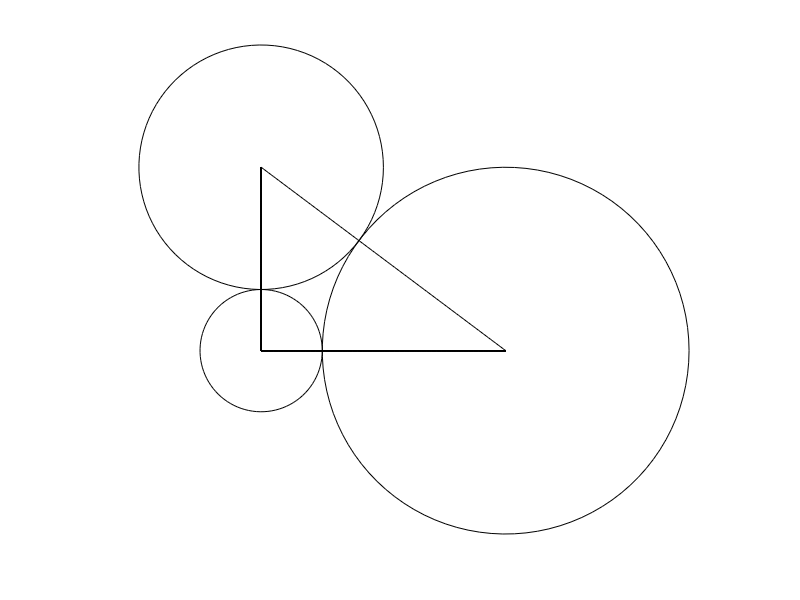
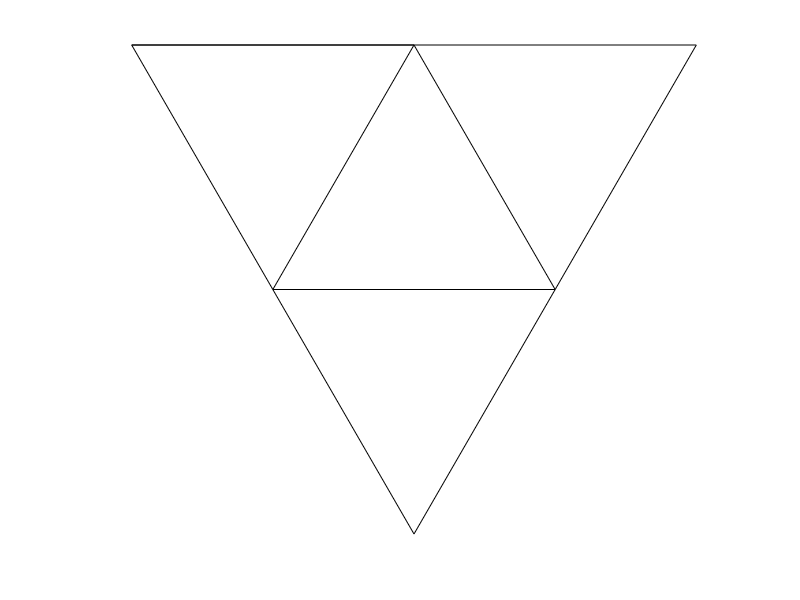
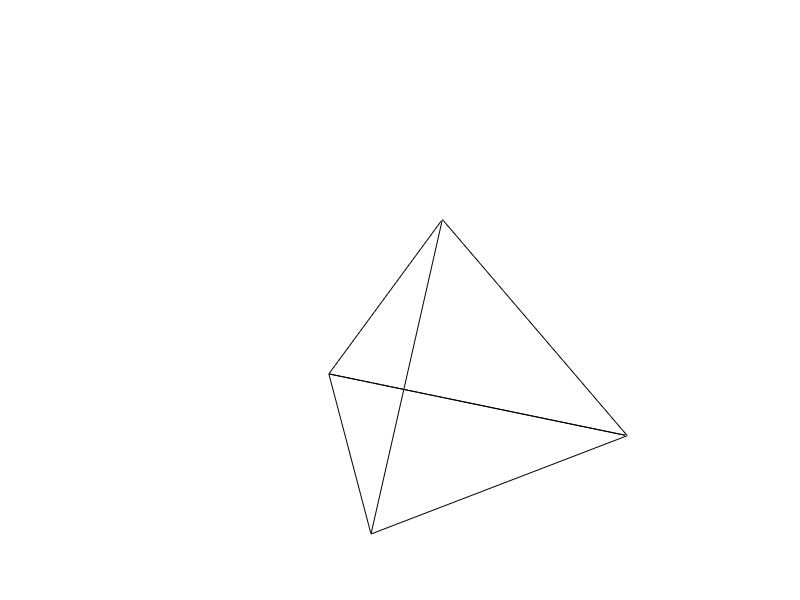
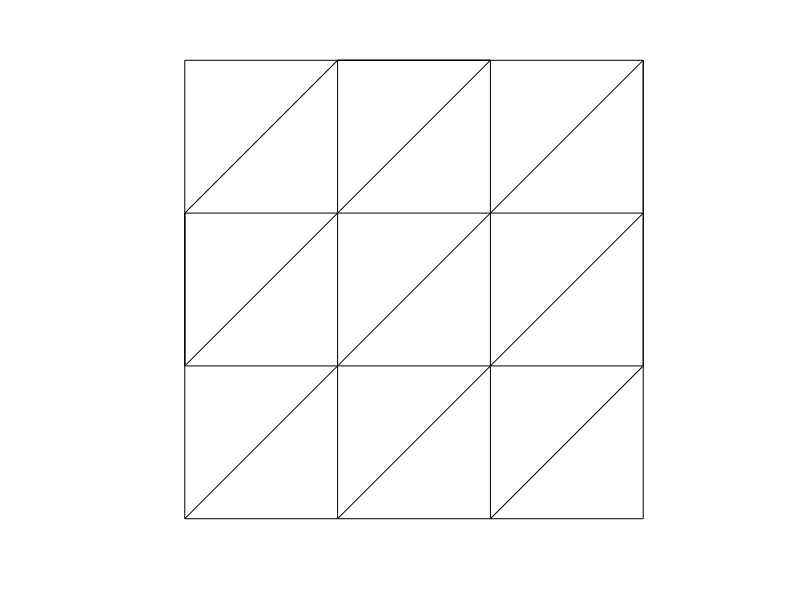

Here is the MATLAB script that generated these plots, in order:
% This m-file contains graphs for the miscellaneous pictures used in the
% report. The program can be run all at once, or individual figures can be
% produced, either copied and pasted into the main MATLAB window, or
% highlight, right click, and pick "Evaluate Selection". 3-D pictures can
% be rotated to a preferred angle. 

% figure 1. Right triangle made of circles. 
figure;
th = linspace(0,2*pi);
x = cos(th); y = sin(th);
x2 = 4 + 3*cos(th); y2 = 3*sin(th);
x3 = 2*cos(th); y3 = 3 + 2*sin(th);
x4 = zeros(100);
y4 = linspace(0,3);
x5 = linspace(0,4);
y5 = zeros(100);
x6 = x5; y6 = 3 - .75*x6;
plot(x,y,'k',x2,y2,'k',x3,y3,'k',x4,y4,'k',x5,y5,'k',x6,y6,'k')
axis image; axis off;

%figure 2. Basic flat tetrahedron. One vertex at (0,0). 
figure; 
k = sqrt(3)/2;
%format is [x1, x2, ..., x_n],[y1,y2, ... , y_n]. 'k' means make them 
%all black (default is blue)
plot([-.5,.5,1.5,1,.5,0,-.5,.5,1,0,.5],[k,k,k,0,-k,0,k,k,0,0,k],'k')
axis image; axis off;

%figure 3. Basic 3D tetrahedron. 
figure;
k = sqrt(3)/2; h = sqrt(2/3);
plot3([0,1,.5,0,.5,.5,1,.5],[0,0,k,0,k/3,k,0,k/3],[0,0,0,0,h,0,0,h],'k')
axis image; axis off;

%figure 4. Triangulation of 9 point torus.
figure; 
plot([0,3,3,0,0,3,3,0,0,2,1,1,3,3,0,0,1,2,2,3],[0,0,3,3,0,3,2,2,1,3,3,0,2,1,1,2,3,3,0,1],'k')
axis off; axis image;
axis([-0.1,3.1,-0.1,3.1])

%figure 5. 9 point torus w/ added vertex (1-3 Flip). 
figure; 
plot([0,3,3,0,0,3,3,0,0,2,1,1,3,3,0,0,1,2,2,3,3,1,0.3,0,0,0.3],[0,0,3,3,0,3,2,2,1,3,3,0,2,1,1,2,3,3,0,1,3,3,2.7,3,2,2.7],'k')
axis off; axis image;
axis([-0.1,3.1,-0.1,3.1])

%figure 6. Dual edge
figure
k = sqrt(3)/2; th = [0:.01:2*pi];
plot([1 + k/3*cos(th)],[2*k/3 + k/3*sin(th)],'k','linewidth',2)
hold on
plot([.5 + k/3*cos(th)],[k/3 + k/3*sin(th)],'k','linewidth',2)
plot([0,1,1.5,0.5,0,1,0.5],[0,0,k,k,0,0,k],'k','linewidth',2)
plot([.5,1],[k/3,2*k/3],'k','linewidth',2)
axis image
axis off

%figure 7. 2-2 Flip
figure;
k = sqrt(3)/2;
x1 = [0,1,1.5,0.5,0,1,0.5]; y1 =[0,0,k,k,0,0,k];
x2 = [3,4,4.5,3.5,3,4.5]; y2 = [0,0,k,k,0,k];
x3 = x2 - 1.5; 
plot(x1,y1,'k','linewidth',2)
hold on;
plot(x3,y2,'k','linewidth',2)
axis off; axis image;

%figure 8. Adjoined tetrahedra at a vertex. 
figure;
k = sqrt(3)/2; h = sqrt(2/3);
x = [0,.5,-.5,0,-.5,.5,0,0,.5,-.5,0,0,0,.5,-.5,0,0];
y = [0,k,k,0,-k,-k,0,2*k/3,k,k,2*k/3,0,-2*k/3,-k,-k,-2*k/3,0];
z = [0,0,0,0,0,0,0,h,0,0,h,0,h,0,0,h,0];
plot3(x,y,z,'k')
axis off

%figure 9. Overlapping radii.
figure;
th = 0:.01:2*pi;
x = 5*cos(th);
y = 5*sin(th);
x2 = 7 + 4*cos(th);
y2 = 4*sin(th);
plot(x,y,'k',x2,y2,'k',[0 7],[0 0],'k')
axis off
hold on; z = 8*sqrt(6)/7;
plot([0 29/7],[0 z],'k',[7 29/7],[0 z],'k')
text(29/7 - .4, z + 1.6, '\Phi', 'FontSize', 20)
plot([29/7 7.3 29/7 2],[z 5.5 z 6],'k');
axis image

%figure 10. Bad case. 
figure;
gx = [0,3,3,0,0,3,3+sqrt(24.75),3,1.5,0,-sqrt(24.75),0,1.5,0];
gy = [0,0,1,1,0,1,.5,0,-sqrt(18.75),0,.5,1,1+sqrt(18.75),1];
gx(7) = 3 + sqrt(3.75);
gx(11) = -sqrt(3.75);
gy(9) = -sqrt(4-2.25);
gy(13) = 1 + sqrt(4-2.25);
gx(14) = 3;
plot(gx,gy,'k')
text(1.1,0.5,num2str(5),'FontSize',15)
text(-.2,.5,num2str(2),'FontSize',15)
text(1.5,1.1,num2str(4),'FontSize',15)
text(2,2,num2str(5),'FontSize',15)
axis off;

%figure 11. Octahedron sphere
figure;
th = 0:.001:2*pi;
x1 = zeros(size(th)); y1 = 1.01*cos(th); z1 = 1.01*sin(th);
y2 = zeros(size(th)); z2 = 1.01*cos(th); x2 = 1.01*sin(th);
z3 = zeros(size(th)); x3 = 1.01*cos(th); y3 = 1.01*sin(th);
XT = -1:.1:1;
YT1 = sqrt(1 - XT.^2);
YT2 = -sqrt(1 - XT.^2);
YT = [YT1 YT2];
[XT, YT] = meshgrid(XT,YT);
Z = real(sqrt(1 - XT.^2 - YT.^2));
Z2 = -Z;
mesh(XT,YT,Z)
hold on
mesh(XT,YT,Z2)
plot3(x1,y1,z1,'k','linewidth',3);
plot3(x2,y2,z2,'k','linewidth',3);
plot3(x3,y3,z3,'k','linewidth',3);
axis image; axis off

%figure 12. A Poincare disk of sorts, enclosed by circle of radius 1. 
figure;
maxr = 50;
for r = 1:maxr
    th = 0:.01:2*pi;
    for j = 1:size(th,1)
        x = (log10(r)/log10(maxr))*cos(th);
        y = (log10(r)/log10(maxr))*sin(th);
        plot(x,y,'k-'); hold on
    end
end
axis image
axis off

%Figure 13. An example of an anti- triangle. The red line is the one that
%is flipped. Dots are used to illustrate the negative area. 

figure;
Y = [0 0 1 0];
X = [0 1 2 0];
plot(X,Y,'linewidth',2)
hold on; 
plot(X,-Y,'g','linewidth',2)
hold on;
plot([0 1],[0 0],'r','linewidth',2)
axis off;

figure;
X2 = 1:.1:1.9;
Y2 = -1:.1:1;
[X2, Y2] = meshgrid(X2,Y2);
for i = 1:size(X2,1)*size(X2,2)
    if Y2(i) - X2(i) >= -1;
        X2(i) = 1.1; Y2(i) = 0;
    end
    if X2(i) + Y2(i) <= 1
        X2(i) = 1.1; Y2(i) = 0;
    end  
end
plot(X2,Y2,'r.','linewidth',2);
hold on;
plot([2 2],[-1,1],'r','linewidth',2)
plot([0 2 1],[0 1 0],'linewidth',2)
plot([0 2 1], [0 -1 0],'g', 'linewidth', 2)
X3 = 0.05:.1:1.95;
Y3 = -.95:.1:.95;
[X3, Y3] = meshgrid(X3,Y3);
for i = 1:size(X3,1)*size(X3,2)
    if Y3(i) - .5*X3(i) >= 0
        X3(i) = 1.1; Y3(i) = 0;
    end
    if .5*X3(i) + Y3(i) <= 0
        X3(i) = 1.1; Y3(i) = 0;
    end  
end
plot(X3,Y3,'b.')
axis off;